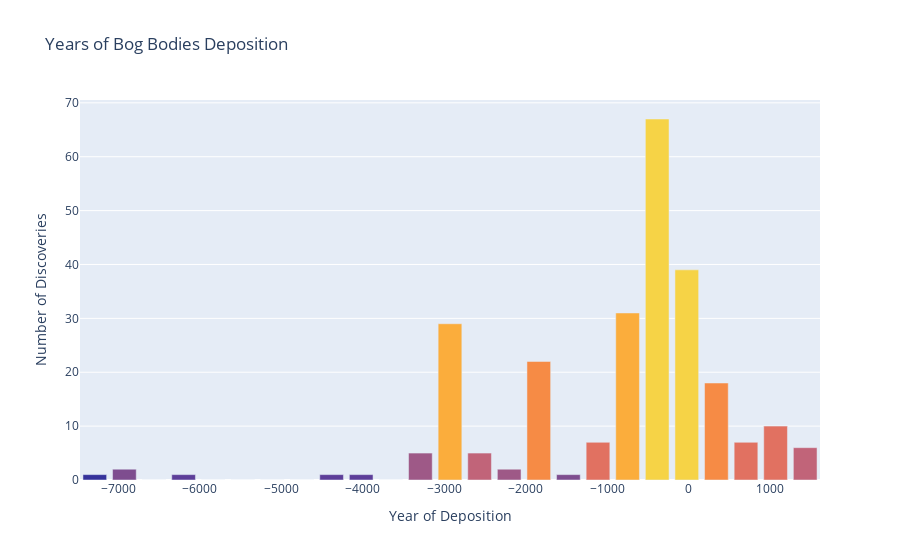

Notebook cell for this chart:
### Code cell
# Calculate histogram bins
counts, bins = np.histogram(bog_mummies['Radiocarbon Age (relativ)'].dropna(), bins=25)
bins = bins[:-1]  # Remove last edge

# Sort counts and corresponding bins
sorted_indices = np.argsort(counts)
sorted_counts = counts[sorted_indices]
sorted_bins = bins[sorted_indices]

# Thermal color scale
thermal_scale = px.colors.sequential.thermal

# Assign a color to each sorted bin
colors = [thermal_scale[int(i / len(sorted_bins) * (len(thermal_scale) - 1))] for i in range(len(sorted_bins))]

# Create a bar chart
fig = px.bar(x=sorted_bins, y=sorted_counts, title='Years of Bog Bodies Deposition',
             labels={'x': 'Year of Deposition', 'y': 'Number of Discoveries'})

# Apply colors to each bar
fig.update_traces(marker_color=colors)

# Show the plot
fig.show()
file_path = 'deposition_year_distribution.svg'
pio.write_image(fig, file_path)

### Figure 1 — Plotly figure (JSON) as saved in the notebook; plotly's stock layout.template omitted (floating-point values rounded to 4 significant figures)
{"data": [{"alignmentgroup": "True", "hovertemplate": "Year of Deposition=%{x}<br>Number of Discoveries=%{y}<extra></extra>", "legendgroup": "", "marker": {"color": ["rgb(3, 35, 51)", "rgb(3, 35, 51)", "rgb(3, 35, 51)", "rgb(13, 48, 100)", "rgb(13, 48, 100)", "rgb(53, 50, 155)", "rgb(53, 50, 155)", "rgb(93, 62, 153)", "rgb(93, 62, 153)", "rgb(93, 62, 153)", "rgb(126, 77, 143)", "rgb(126, 77, 143)", "rgb(158, 89, 135)", "rgb(158, 89, 135)", "rgb(193, 100, 121)", "rgb(193, 100, 121)", "rgb(225, 113, 97)", "rgb(225, 113, 97)", "rgb(225, 113, 97)", "rgb(246, 139, 69)", "rgb(246, 139, 69)", "rgb(251, 173, 60)", "rgb(251, 173, 60)", "rgb(246, 211, 70)", "rgb(246, 211, 70)"], "pattern": {"shape": ""}}, "name": "", "offsetgroup": "", "orientation": "v", "showlegend": false, "textposition": "auto", "type": "bar", "x": [-6563.0, -5836.0, -5473, -5110.0, -4746.0, -3656, -7290, -6200.0, -4383.0, -4019.0, -1476.0, -6927.0, -2202.0, -3293.0, -2566.0, 1432.0, -1112.0, 704.8, 1068.0, 341.4, -1839, -2929.0, -748.8, -22, -385.4], "xaxis": "x", "y": [0, 0, 0, 0, 0, 0, 1, 1, 1, 1, 1, 2, 2, 5, 5, 6, 7, 7, 10, 18, 22, 29, 31, 39, 67], "yaxis": "y"}], "layout": {"barmode": "relative", "legend": {"tracegroupgap": 0}, "title": {"text": "Years of Bog Bodies Deposition"}, "xaxis": {"anchor": "y", "domain": [0, 1], "title": {"text": "Year of Deposition"}}, "yaxis": {"anchor": "x", "domain": [0, 1], "title": {"text": "Number of Discoveries"}}}}
